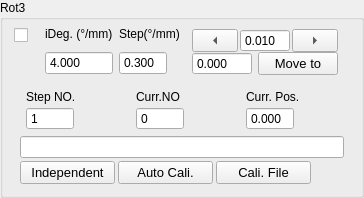
                 <widget class="QGroupBox" name="rotary3Group">
                  <property name="sizePolicy">
                   <sizepolicy hsizetype="Expanding" vsizetype="Maximum">
                    <horstretch>0</horstretch>
                    <verstretch>0</verstretch>
                   </sizepolicy>
                  </property>
                  <property name="title">
                   <string>Rot3</string>
                  </property>
                  <layout class="QVBoxLayout" name="verticalLayout_97">
                   <property name="topMargin">
                    <number>0</number>
                   </property>
                   <item>
                    <layout class="QVBoxLayout" name="verticalLayout_96">
                     <item>
                      <layout class="QHBoxLayout" name="horizontalLayout_47" stretch="1,2,0,0">
                       <property name="spacing">
                        <number>6</number>
                       </property>
                       <property name="rightMargin">
                        <number>6</number>
                       </property>
                       <item>
                        <layout class="QVBoxLayout" name="verticalLayout_87">
                         <property name="spacing">
                          <number>0</number>
                         </property>
                         <property name="topMargin">
                          <number>0</number>
                         </property>
                         <item>
                          <widget class="QCheckBox" name="activeRot3">
                           <property name="sizePolicy">
                            <sizepolicy hsizetype="Expanding" vsizetype="Fixed">
                             <horstretch>0</horstretch>
                             <verstretch>0</verstretch>
                            </sizepolicy>
                           </property>
                           <property name="toolTip">
                            <string>Active Instrument?</string>
                           </property>
                           <property name="text">
                            <string/>
                           </property>
                           <property name="checked">
                            <bool>false</bool>
                           </property>
                           <property name="mytype" stdset="0">
                            <string>checkbox</string>
                           </property>
                          </widget>
                         </item>
                         <item>
                          <widget class="LedIndicator" name="rotary3Led" native="true">
                           <property name="sizePolicy">
                            <sizepolicy hsizetype="Fixed" vsizetype="Fixed">
                             <horstretch>0</horstretch>
                             <verstretch>0</verstretch>
                            </sizepolicy>
                           </property>
                           <property name="minimumSize">
                            <size>
                             <width>25</width>
                             <height>25</height>
                            </size>
                           </property>
                           <property name="maximumSize">
                            <size>
                             <width>25</width>
                             <height>25</height>
                            </size>
                           </property>
                           <property name="baseSize">
                            <size>
                             <width>0</width>
                             <height>0</height>
                            </size>
                           </property>
                           <property name="mytype" stdset="0">
                            <string>led</string>
                           </property>
                          </widget>
                         </item>
                        </layout>
                       </item>
                       <item>
                        <layout class="QVBoxLayout" name="verticalLayout_73">
                         <property name="spacing">
                          <number>3</number>
                         </property>
                         <property name="leftMargin">
                          <number>0</number>
                         </property>
                         <property name="topMargin">
                          <number>0</number>
                         </property>
                         <property name="rightMargin">
                          <number>0</number>
                         </property>
                         <item>
                          <widget class="QLabel" name="label_52">
                           <property name="sizePolicy">
                            <sizepolicy hsizetype="Expanding" vsizetype="Fixed">
                             <horstretch>0</horstretch>
                             <verstretch>0</verstretch>
                            </sizepolicy>
                           </property>
                           <property name="maximumSize">
                            <size>
                             <width>16777215</width>
                             <height>16777215</height>
                            </size>
                           </property>
                           <property name="text">
                            <string>iDeg. (°/mm)</string>
                           </property>
                           <property name="mytype" stdset="0">
                            <string>label</string>
                           </property>
                          </widget>
                         </item>
                         <item>
                          <widget class="QDoubleSpinBox" name="iRot3">
                           <property name="sizePolicy">
                            <sizepolicy hsizetype="Expanding" vsizetype="Fixed">
                             <horstretch>0</horstretch>
                             <verstretch>0</verstretch>
                            </sizepolicy>
                           </property>
                           <property name="maximumSize">
                            <size>
                             <width>16777215</width>
                             <height>24</height>
                            </size>
                           </property>
                           <property name="buttonSymbols">
                            <enum>QAbstractSpinBox::ButtonSymbols::NoButtons</enum>
                           </property>
                           <property name="decimals">
                            <number>3</number>
                           </property>
                           <property name="maximum">
                            <double>1000.000000000000000</double>
                           </property>
                           <property name="value">
                            <double>4.000000000000000</double>
                           </property>
                          </widget>
                         </item>
                        </layout>
                       </item>
                       <item>
                        <layout class="QVBoxLayout" name="verticalLayout_76">
                         <property name="spacing">
                          <number>3</number>
                         </property>
                         <item>
                          <widget class="QLabel" name="label_53">
                           <property name="sizePolicy">
                            <sizepolicy hsizetype="Expanding" vsizetype="Fixed">
                             <horstretch>0</horstretch>
                             <verstretch>0</verstretch>
                            </sizepolicy>
                           </property>
                           <property name="text">
                            <string>Step(°/mm)</string>
                           </property>
                           <property name="mytype" stdset="0">
                            <string>label</string>
                           </property>
                          </widget>
                         </item>
                         <item>
                          <widget class="QDoubleSpinBox" name="rotary3Step">
                           <property name="sizePolicy">
                            <sizepolicy hsizetype="Expanding" vsizetype="Fixed">
                             <horstretch>0</horstretch>
                             <verstretch>0</verstretch>
                            </sizepolicy>
                           </property>
                           <property name="maximumSize">
                            <size>
                             <width>48</width>
                             <height>24</height>
                            </size>
                           </property>
                           <property name="buttonSymbols">
                            <enum>QAbstractSpinBox::ButtonSymbols::NoButtons</enum>
                           </property>
                           <property name="decimals">
                            <number>3</number>
                           </property>
                           <property name="value">
                            <double>0.300000000000000</double>
                           </property>
                          </widget>
                         </item>
                        </layout>
                       </item>
                       <item>
                        <widget class="QFrame" name="rotary3Manual">
                         <property name="mytype" stdset="0">
                          <string>inst_manu</string>
                         </property>
                         <layout class="QVBoxLayout" name="verticalLayout_75">
                          <property name="spacing">
                           <number>0</number>
                          </property>
                          <property name="leftMargin">
                           <number>6</number>
                          </property>
                          <property name="rightMargin">
                           <number>6</number>
                          </property>
                          <item>
                           <layout class="QHBoxLayout" name="horizontalLayout_25">
                            <property name="spacing">
                             <number>2</number>
                            </property>
                            <item>
                             <widget class="QToolButton" name="rot3JogL">
                              <property name="sizePolicy">
                               <sizepolicy hsizetype="Expanding" vsizetype="Fixed">
                                <horstretch>0</horstretch>
                                <verstretch>0</verstretch>
                               </sizepolicy>
                              </property>
                              <property name="minimumSize">
                               <size>
                                <width>32</width>
                                <height>0</height>
                               </size>
                              </property>
                              <property name="text">
                               <string>...</string>
                              </property>
                              <property name="arrowType">
                               <enum>Qt::ArrowType::LeftArrow</enum>
                              </property>
                              <property name="mytype" stdset="0">
                               <string>arrowbutton</string>
                              </property>
                             </widget>
                            </item>
                            <item>
                             <widget class="QDoubleSpinBox" name="rotary3JogStep">
                              <property name="sizePolicy">
                               <sizepolicy hsizetype="Preferred" vsizetype="Preferred">
                                <horstretch>0</horstretch>
                                <verstretch>0</verstretch>
                               </sizepolicy>
                              </property>
                              <property name="maximumSize">
                               <size>
                                <width>50</width>
                                <height>24</height>
                               </size>
                              </property>
                              <property name="buttonSymbols">
                               <enum>QAbstractSpinBox::ButtonSymbols::NoButtons</enum>
                              </property>
                              <property name="decimals">
                               <number>3</number>
                              </property>
                              <property name="minimum">
                               <double>-50.000000000000000</double>
                              </property>
                              <property name="maximum">
                               <double>210.000000000000000</double>
                              </property>
                              <property name="value">
                               <double>0.010000000000000</double>
                              </property>
                             </widget>
                            </item>
                            <item>
                             <widget class="QToolButton" name="rot3JogR">
                              <property name="sizePolicy">
                               <sizepolicy hsizetype="Expanding" vsizetype="Fixed">
                                <horstretch>0</horstretch>
                                <verstretch>0</verstretch>
                               </sizepolicy>
                              </property>
                              <property name="minimumSize">
                               <size>
                                <width>32</width>
                                <height>0</height>
                               </size>
                              </property>
                              <property name="text">
                               <string>...</string>
                              </property>
                              <property name="arrowType">
                               <enum>Qt::ArrowType::RightArrow</enum>
                              </property>
                              <property name="mytype" stdset="0">
                               <string>arrowbutton</string>
                              </property>
                             </widget>
                            </item>
                           </layout>
                          </item>
                          <item>
                           <layout class="QHBoxLayout" name="horizontalLayout_34">
                            <property name="spacing">
                             <number>6</number>
                            </property>
                            <item>
                             <widget class="QDoubleSpinBox" name="rot3SetPos">
                              <property name="sizePolicy">
                               <sizepolicy hsizetype="Expanding" vsizetype="Fixed">
                                <horstretch>0</horstretch>
                                <verstretch>0</verstretch>
                               </sizepolicy>
                              </property>
                              <property name="maximumSize">
                               <size>
                                <width>60</width>
                                <height>24</height>
                               </size>
                              </property>
                              <property name="buttonSymbols">
                               <enum>QAbstractSpinBox::ButtonSymbols::NoButtons</enum>
                              </property>
                              <property name="decimals">
                               <number>3</number>
                              </property>
                              <property name="maximum">
                               <double>1000.000000000000000</double>
                              </property>
                             </widget>
                            </item>
                            <item>
                             <widget class="QPushButton" name="rot3MoveTo">
                              <property name="sizePolicy">
                               <sizepolicy hsizetype="Expanding" vsizetype="Fixed">
                                <horstretch>0</horstretch>
                                <verstretch>0</verstretch>
                               </sizepolicy>
                              </property>
                              <property name="maximumSize">
                               <size>
                                <width>80</width>
                                <height>30</height>
                               </size>
                              </property>
                              <property name="font">
                               <font>
                                <pointsize>10</pointsize>
                               </font>
                              </property>
                              <property name="text">
                               <string>Move to</string>
                              </property>
                              <property name="mytype" stdset="0">
                               <string>clickable_button</string>
                              </property>
                             </widget>
                            </item>
                           </layout>
                          </item>
                         </layout>
                        </widget>
                       </item>
                      </layout>
                     </item>
                     <item>
                      <layout class="QHBoxLayout" name="horizontalLayout_35">
                       <property name="leftMargin">
                        <number>12</number>
                       </property>
                       <item>
                        <layout class="QVBoxLayout" name="verticalLayout_77">
                         <property name="spacing">
                          <number>3</number>
                         </property>
                         <item>
                          <widget class="QLabel" name="label_54">
                           <property name="sizePolicy">
                            <sizepolicy hsizetype="Expanding" vsizetype="Fixed">
                             <horstretch>0</horstretch>
                             <verstretch>0</verstretch>
                            </sizepolicy>
                           </property>
                           <property name="text">
                            <string>Step NO.</string>
                           </property>
                           <property name="mytype" stdset="0">
                            <string>label</string>
                           </property>
                          </widget>
                         </item>
                         <item>
                          <widget class="QSpinBox" name="rotary3StepNO">
                           <property name="sizePolicy">
                            <sizepolicy hsizetype="Expanding" vsizetype="Fixed">
                             <horstretch>0</horstretch>
                             <verstretch>0</verstretch>
                            </sizepolicy>
                           </property>
                           <property name="maximumSize">
                            <size>
                             <width>48</width>
                             <height>24</height>
                            </size>
                           </property>
                           <property name="buttonSymbols">
                            <enum>QAbstractSpinBox::ButtonSymbols::NoButtons</enum>
                           </property>
                           <property name="maximum">
                            <number>10000</number>
                           </property>
                           <property name="value">
                            <number>1</number>
                           </property>
                          </widget>
                         </item>
                        </layout>
                       </item>
                       <item>
                        <layout class="QVBoxLayout" name="verticalLayout_78">
                         <property name="spacing">
                          <number>3</number>
                         </property>
                         <item>
                          <widget class="QLabel" name="label_55">
                           <property name="sizePolicy">
                            <sizepolicy hsizetype="Expanding" vsizetype="Fixed">
                             <horstretch>0</horstretch>
                             <verstretch>0</verstretch>
                            </sizepolicy>
                           </property>
                           <property name="text">
                            <string>Curr.NO</string>
                           </property>
                           <property name="mytype" stdset="0">
                            <string>label</string>
                           </property>
                          </widget>
                         </item>
                         <item>
                          <widget class="QSpinBox" name="rotary3CurrStepNO">
                           <property name="sizePolicy">
                            <sizepolicy hsizetype="Expanding" vsizetype="Fixed">
                             <horstretch>0</horstretch>
                             <verstretch>0</verstretch>
                            </sizepolicy>
                           </property>
                           <property name="maximumSize">
                            <size>
                             <width>48</width>
                             <height>24</height>
                            </size>
                           </property>
                           <property name="buttonSymbols">
                            <enum>QAbstractSpinBox::ButtonSymbols::NoButtons</enum>
                           </property>
                           <property name="maximum">
                            <number>10000</number>
                           </property>
                           <property name="mytype" stdset="0">
                            <string>intNO</string>
                           </property>
                          </widget>
                         </item>
                        </layout>
                       </item>
                       <item>
                        <layout class="QVBoxLayout" name="verticalLayout_88">
                         <property name="spacing">
                          <number>3</number>
                         </property>
                         <item>
                          <widget class="QLabel" name="label_56">
                           <property name="sizePolicy">
                            <sizepolicy hsizetype="Expanding" vsizetype="Fixed">
                             <horstretch>0</horstretch>
                             <verstretch>0</verstretch>
                            </sizepolicy>
                           </property>
                           <property name="text">
                            <string>Curr. Pos.</string>
                           </property>
                           <property name="mytype" stdset="0">
                            <string>label</string>
                           </property>
                          </widget>
                         </item>
                         <item>
                          <widget class="QDoubleSpinBox" name="rot3CurrPos">
                           <property name="sizePolicy">
                            <sizepolicy hsizetype="Expanding" vsizetype="Fixed">
                             <horstretch>0</horstretch>
                             <verstretch>0</verstretch>
                            </sizepolicy>
                           </property>
                           <property name="maximumSize">
                            <size>
                             <width>48</width>
                             <height>24</height>
                            </size>
                           </property>
                           <property name="buttonSymbols">
                            <enum>QAbstractSpinBox::ButtonSymbols::NoButtons</enum>
                           </property>
                           <property name="decimals">
                            <number>3</number>
                           </property>
                           <property name="minimum">
                            <double>-10.000000000000000</double>
                           </property>
                           <property name="maximum">
                            <double>1000.000000000000000</double>
                           </property>
                          </widget>
                         </item>
                        </layout>
                       </item>
                      </layout>
                     </item>
                     <item>
                      <layout class="QVBoxLayout" name="verticalLayout_85">
                       <property name="spacing">
                        <number>3</number>
                       </property>
                       <property name="leftMargin">
                        <number>6</number>
                       </property>
                       <property name="rightMargin">
                        <number>6</number>
                       </property>
                       <item>
                        <widget class="QLineEdit" name="cali_file_path">
                         <property name="sizePolicy">
                          <sizepolicy hsizetype="Expanding" vsizetype="Fixed">
                           <horstretch>0</horstretch>
                           <verstretch>0</verstretch>
                          </sizepolicy>
                         </property>
                         <property name="maximumSize">
                          <size>
                           <width>16777215</width>
                           <height>16777215</height>
                          </size>
                         </property>
                        </widget>
                       </item>
                       <item>
                        <layout class="QHBoxLayout" name="horizontalLayout_38">
                         <item>
                          <widget class="QPushButton" name="Rot_stages_couple">
                           <property name="sizePolicy">
                            <sizepolicy hsizetype="Expanding" vsizetype="Fixed">
                             <horstretch>0</horstretch>
                             <verstretch>0</verstretch>
                            </sizepolicy>
                           </property>
                           <property name="maximumSize">
                            <size>
                             <width>16777215</width>
                             <height>32</height>
                            </size>
                           </property>
                           <property name="font">
                            <font>
                             <pointsize>10</pointsize>
                            </font>
                           </property>
                           <property name="toolTip">
                            <string>&lt;html&gt;&lt;head/&gt;&lt;body&gt;&lt;p&gt;&lt;span style=&quot; font-weight:700;&quot;&gt;Rotation stage coupling:&lt;/span&gt;&lt;/p&gt;&lt;p&gt;&lt;span style=&quot; font-weight:700;&quot;&gt;'Independent'&lt;/span&gt;: each rotation stage follows its own angle sequence; a stage whose step number is 1 stays at its initial angle and never moves;&lt;/p&gt;&lt;p&gt;&lt;span style=&quot; font-weight:700;&quot;&gt;'Coupled'&lt;/span&gt;: Rotary1, Rotary2 and Rotary3 step together, one angle each per polarization point, so all three must be given the same number of steps;&lt;/p&gt;&lt;p&gt;Importing a calibration file forces coupled for that scan, whatever this button shows.&lt;/p&gt;&lt;/body&gt;&lt;/html&gt;</string>
                           </property>
                           <property name="text">
                            <string>Independent</string>
                           </property>
                           <property name="checkable">
                            <bool>true</bool>
                           </property>
                           <property name="checked">
                            <bool>false</bool>
                           </property>
                           <property name="mytype" stdset="0">
                            <string>checkable_button</string>
                           </property>
                          </widget>
                         </item>
                         <item>
                          <widget class="QPushButton" name="pol_cali_mode">
                           <property name="sizePolicy">
                            <sizepolicy hsizetype="Expanding" vsizetype="Fixed">
                             <horstretch>0</horstretch>
                             <verstretch>0</verstretch>
                            </sizepolicy>
                           </property>
                           <property name="maximumSize">
                            <size>
                             <width>16777215</width>
                             <height>30</height>
                            </size>
                           </property>
                           <property name="font">
                            <font>
                             <pointsize>10</pointsize>
                            </font>
                           </property>
                           <property name="toolTip">
                            <string>&lt;html&gt;&lt;head/&gt;&lt;body&gt;&lt;p&gt;Choose calibration method for polarization dependent measurement:&lt;/p&gt;&lt;p&gt;&lt;span style=&quot; font-weight:700;&quot;&gt;'Auto Cali.'&lt;/span&gt;:  automatically calibrate polarization dependence by setting synchronization correction angle_steps;&lt;/p&gt;&lt;p&gt;&lt;span style=&quot; font-weight:700;&quot;&gt; 'Manu. Cali.'&lt;/span&gt;:  import calibration data obtained from manually calibration  &lt;/p&gt;&lt;/body&gt;&lt;/html&gt;</string>
                           </property>
                           <property name="text">
                            <string>Auto Cali.</string>
                           </property>
                           <property name="checkable">
                            <bool>true</bool>
                           </property>
                           <property name="checked">
                            <bool>false</bool>
                           </property>
                           <property name="mytype" stdset="0">
                            <string>checkable_button</string>
                           </property>
                          </widget>
                         </item>
                         <item>
                          <widget class="QPushButton" name="load_cali_file">
                           <property name="sizePolicy">
                            <sizepolicy hsizetype="Expanding" vsizetype="Fixed">
                             <horstretch>0</horstretch>
                             <verstretch>0</verstretch>
                            </sizepolicy>
                           </property>
                           <property name="maximumSize">
                            <size>
                             <width>16777215</width>
                             <height>30</height>
                            </size>
                           </property>
                           <property name="font">
                            <font>
                             <pointsize>10</pointsize>
                            </font>
                           </property>
                           <property name="toolTip">
                            <string>&lt;html&gt;&lt;head/&gt;&lt;body&gt;&lt;p&gt;Import calibration data for polarization scan&lt;/p&gt;&lt;/body&gt;&lt;/html&gt;</string>
                           </property>
                           <property name="text">
                            <string>Cali. File</string>
                           </property>
                           <property name="mytype" stdset="0">
                            <string>clickable_button</string>
                           </property>
                          </widget>
                         </item>
                         <item>
                          <spacer name="horizontalSpacer_12">
                           <property name="orientation">
                            <enum>Qt::Orientation::Horizontal</enum>
                           </property>
                           <property name="sizeType">
                            <enum>QSizePolicy::Policy::Minimum</enum>
                           </property>
                           <property name="sizeHint" stdset="0">
                            <size>
                             <width>33</width>
                             <height>20</height>
                            </size>
                           </property>
                          </spacer>
                         </item>
                        </layout>
                       </item>
                      </layout>
                     </item>
                    </layout>
                   </item>
                  </layout>
                 </widget>
